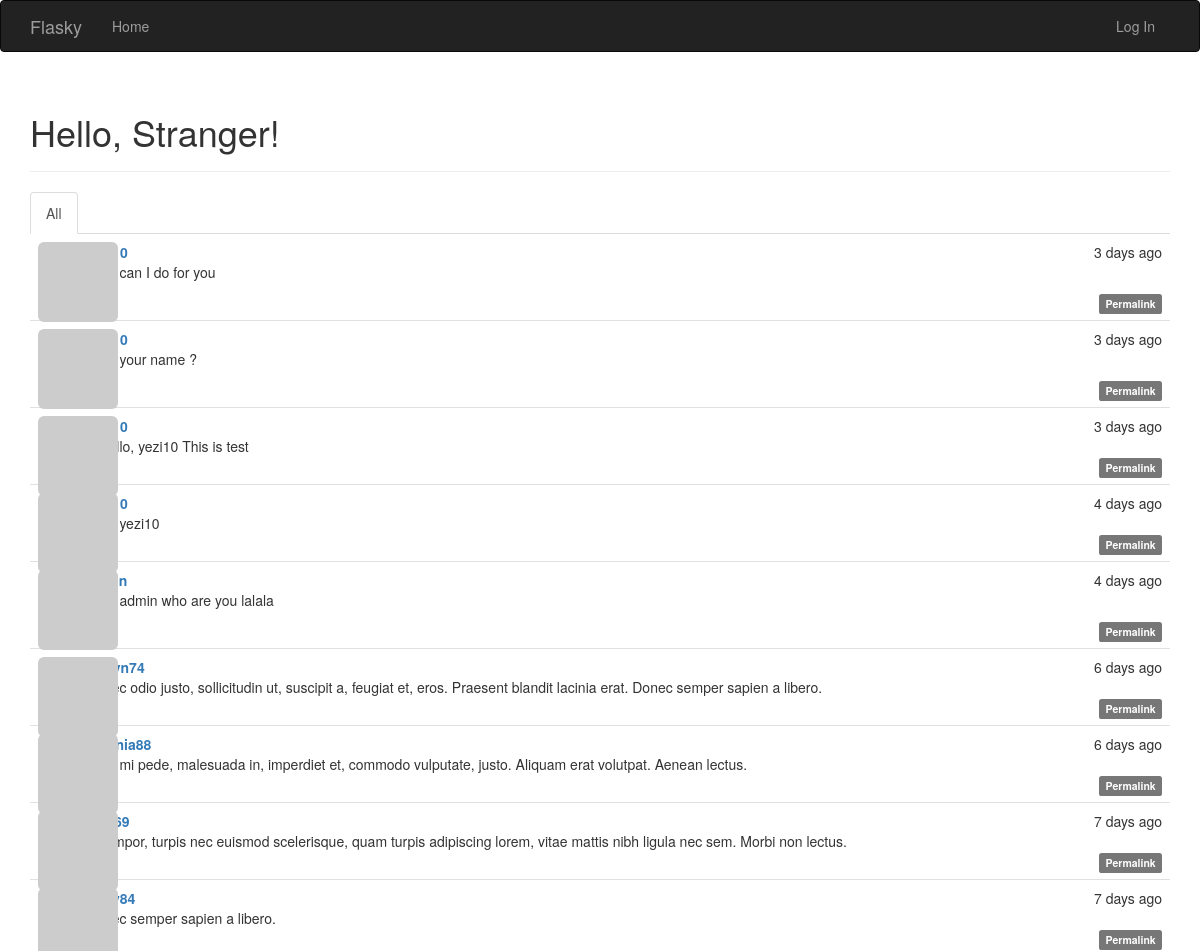
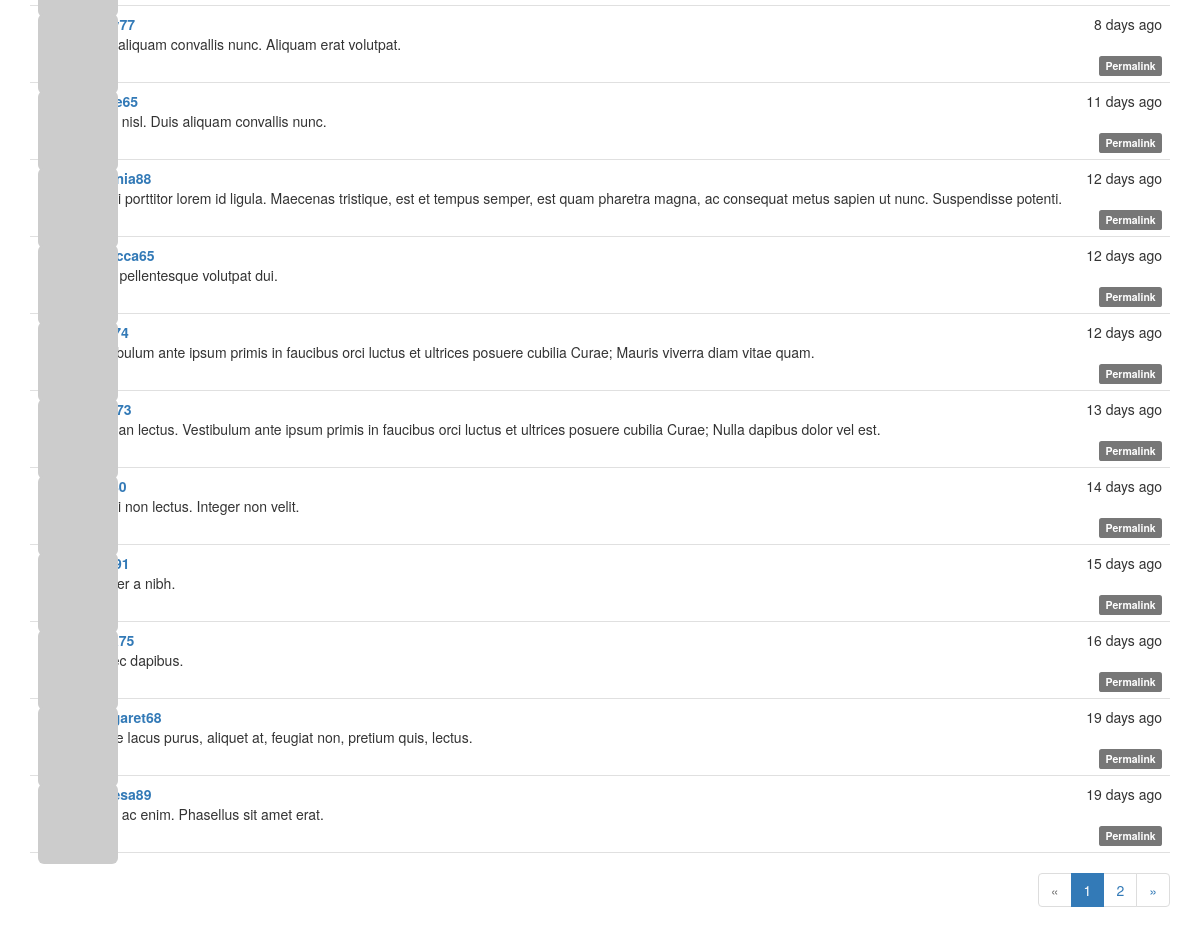
The page / on the database its author committed (2 pictures, top to bottom).
### app/models.py (models this page shows, shortened)
class Post(db.Model):
    __tablename__ = 'posts'
    id = db.Column(db.Integer, primary_key=True)
    body = db.Column(db.Text)
    timestamp = db.Column(db.DateTime, index=True, default=datetime.utcnow)
    author_id = db.Column(db.Integer, db.ForeignKey('users.id'))
    body_html = db.Column(db.Text)

class User(UserMixin, db.Model):
    __tablename__ = 'users'
    id = db.Column(db.Integer, primary_key=True)
    email = db.Column(db.String(64), unique=True, index=True)
    username = db.Column(db.String(64), unique=True, index=True)
    role_id = db.Column(db.Integer, db.ForeignKey('roles.id'))
    password_hash = db.Column(db.String(128))
    confirmed = db.Column(db.Boolean, default=False)
    name = db.Column(db.String(64))
    location = db.Column(db.String(64))
    about_me = db.Column(db.String(64))
    member_since = db.Column(db.DateTime(), default=datetime.utcnow)
    last_seen = db.Column(db.DateTime(), default=datetime.utcnow)
    avatar_hash = db.Column(db.String(32))
    posts = db.relationship('Post', backref='author', lazy='dynamic')
    followed = db.relationship('Follow', foreign_keys=[Follow.follower_id],
                               backref=db.backref('follower', lazy='joined'),
                               lazy='dynamic', cascade='all, delete-orphan')
    followers = db.relationship('Follow', foreign_keys=[Follow.followed_id],
                               backref=db.backref('followed', lazy='joined'),
                               lazy='dynamic', cascade='all, delete-orphan')
    @property
    def password(self):
        raise AttributeError('password is not a readable attribute')
    def gravatar(self, size=100, default='identicon', rating='g'):
        if request.is_secure:
            url = 'https://secure.gravatar.com/avatar'
        else:
            url = 'http://www.gravatar.com/avatar'
        hash = self.avatar_hash or hashlib.md5(self.email.encode('utf-8')).hexdigest()
        return '{url}/{hash}?s={size}&d={default}&r={rating}'.format(
            url=url, hash=hash, size=size, default=default, rating=rating)

### app/main/views.py (the view)
@main.route('/', methods=['GET', 'POST'])
def index():
    form = PostForm()
    if current_user.can(Permission.WRITE_ARTICLES) and \
            form.validate_on_submit():
        post = Post(body=form.body.data,
                    author=current_user._get_current_object())
        db.session.add(post)
        return redirect(url_for('.index'))
    page = request.args.get('page', 1, type=int)
    show_followed = False
    if current_user.is_authenticated:
        show_followed = bool(request.cookies.get('show_followed', ''))
    if show_followed:
        query = current_user.followed_posts
    else:
        query = Post.query
    pagination = query.order_by(Post.timestamp.desc()).paginate(
        page, per_page=current_app.config['FLASKY_POSTS_PER_PAGE'],
        error_out=False)
    posts = pagination.items
    return render_template('index.html', form=form, posts=posts,
                           show_followed=show_followed, pagination=pagination)

### app/auth/views.py (called while the page is built)
@auth.before_app_request
def before_request():
    if current_user.is_authenticated:
        current_user.ping()
        if not current_user.confirmed \
                and request.endpoint[:5] != 'auth.':
            return redirect(url_for('auth.unconfirmed'))

### app/main/__init__.py (called while the page is built)
@main.app_context_processor
def inject_permissions():
    return dict(Permission=Permission)

### app/models.py (called while the page is built)
    def can(self, permissions):
        return False

    def is_administrator(self):
        return False

### app/templates/index.html (shortened to what this page needs)
{% extends "base.html" %}
{% import "bootstrap/wtf.html" as wtf %}
{% import "_macros.html" as macros %}
{% block page_content %}
<div class="page-header">
    <h1>Hello, {% if current_user.is_authenticated %}{{ current_user.username }}{% else %}Stranger{% endif %}!</h1>
</div>
<div class="post-tabs">
    <ul class="nav nav-tabs">
        <li{% if not show_followed %} class="active"{% endif %}><a href="{{ url_for('.show_all') }}">All</a></li>
    </ul>
    {% include '_posts.html' %}
</div>
{% if pagination %}
<div class="pagination">
    {{ macros.pagination_widget(pagination, '.index') }}
</div>
{% endif %}
{% endblock %}

### app/templates/_posts.html (shortened to what this page needs)
<ul class="posts">
    {% for post in posts %}
    <li class="post">
        <div class="post-thumbnail">
            <a href="{{ url_for('.user', username=post.author.username) }}">
                <img class="img-rounded profile-thumbnail" src="{{ post.author.gravatar(size=40) }}">
            </a>
        </div>
        <div class="post-content">
            <div class="post-date">{{ moment(post.timestamp).fromNow() }}</div>
            <div class="post-author"><a href="{{ url_for('.user', username=post.author.username) }}">{{ post.author.username }}</a></div>
            <div class="post-body">
                {% if post.body_html %}
                    {{ post.body_html | safe }}
                {% else %}
                    {{ post.body }}
                {% endif %}
            </div>
            <div class="post-footer">
                <a href="{{ url_for('.post', id=post.id) }}">
                        <span class="label label-default">Permalink</span>
                </a>
            </div>
        </div>
    </li>
    {% endfor %}
</ul>

### app/static/styles.css (style rules this page uses)
.profile-thumbnail { position: absolute; }
div.post-tabs { margin-top: 16px; }
ul.posts { list-style-type: none; padding: 0px; margin: 16px 0px 0px 0px; border-top: 1px solid #e0e0e0; }
div.post-tabs ul.posts { margin: 0px; border-top: none; }
ul.posts li.post { padding: 8px; border-bottom: 1px solid #e0e0e0; }
div.post-date { float: right; }
div.post-author { font-weight: bold; }
div.post-thumbnail { position: absolute; }
div.post-content { margin-left: 48px; min-height: 48px; }
div.post-footer { text-align: right; }
div.pagination { width: 100%; text-align: right; padding: 0px; margin: 0px; }

### rows shown on the page
Post: timestamp "3 days ago", body_html "what can I do for you"
Post: timestamp "3 days ago", body_html "what your name ?"
Post: timestamp "3 days ago", body "# helllo, yezi10 This is test"
Post: timestamp "4 days ago", body "hello yezi10"
Post: timestamp "4 days ago", body_html "hello admin who are you lalala"
Post: timestamp "6 days ago", body "Donec odio justo, sollicitudin ut, suscipit a, feugiat et, eros. Praesent blandit lacinia erat. Donec semper sapien a libero."
Post: timestamp "6 days ago", author.username "virginia88", body "Cras mi pede, malesuada in, imperdiet et, commodo vulputate, justo. Aliquam erat volutpat. Aenean lectus."
Post: timestamp "7 days ago", body "In tempor, turpis nec euismod scelerisque, quam turpis adipiscing lorem, vitae mattis nibh ligula nec sem. Morbi non lectus."
Post: timestamp "7 days ago", body "Donec semper sapien a libero."
Post: timestamp "8 days ago", body "Duis aliquam convallis nunc. Aliquam erat volutpat."
Post: timestamp "11 days ago", body "Nulla nisl. Duis aliquam convallis nunc."
Post: timestamp "12 days ago", author.username "virginia88", body "Morbi porttitor lorem id ligula. Maecenas tristique, est et tempus semper, est quam pharetra magna, ac consequat metus sapien ut nunc. Suspendisse potenti."
Post: timestamp "12 days ago", author.username "rebecca65", body "Cras pellentesque volutpat dui."
Post: timestamp "12 days ago", body "Vestibulum ante ipsum primis in faucibus orci luctus et ultrices posuere cubilia Curae; Mauris viverra diam vitae quam."
Post: timestamp "13 days ago", body "Aenean lectus. Vestibulum ante ipsum primis in faucibus orci luctus et ultrices posuere cubilia Curae; Nulla dapibus dolor vel est."
Post: timestamp "14 days ago", body "Morbi non lectus. Integer non velit."
Post: timestamp "15 days ago", body "Integer a nibh."
Post: timestamp "16 days ago", body "Donec dapibus."
Post: timestamp "19 days ago", author.username "margaret68", body "Fusce lacus purus, aliquet at, feugiat non, pretium quis, lectus."
Post: timestamp "19 days ago", author.username "theresa89", body "Nulla ac enim. Phasellus sit amet erat."

### other values the page prints
{{ p }} "1"
{{ p }} "2"
